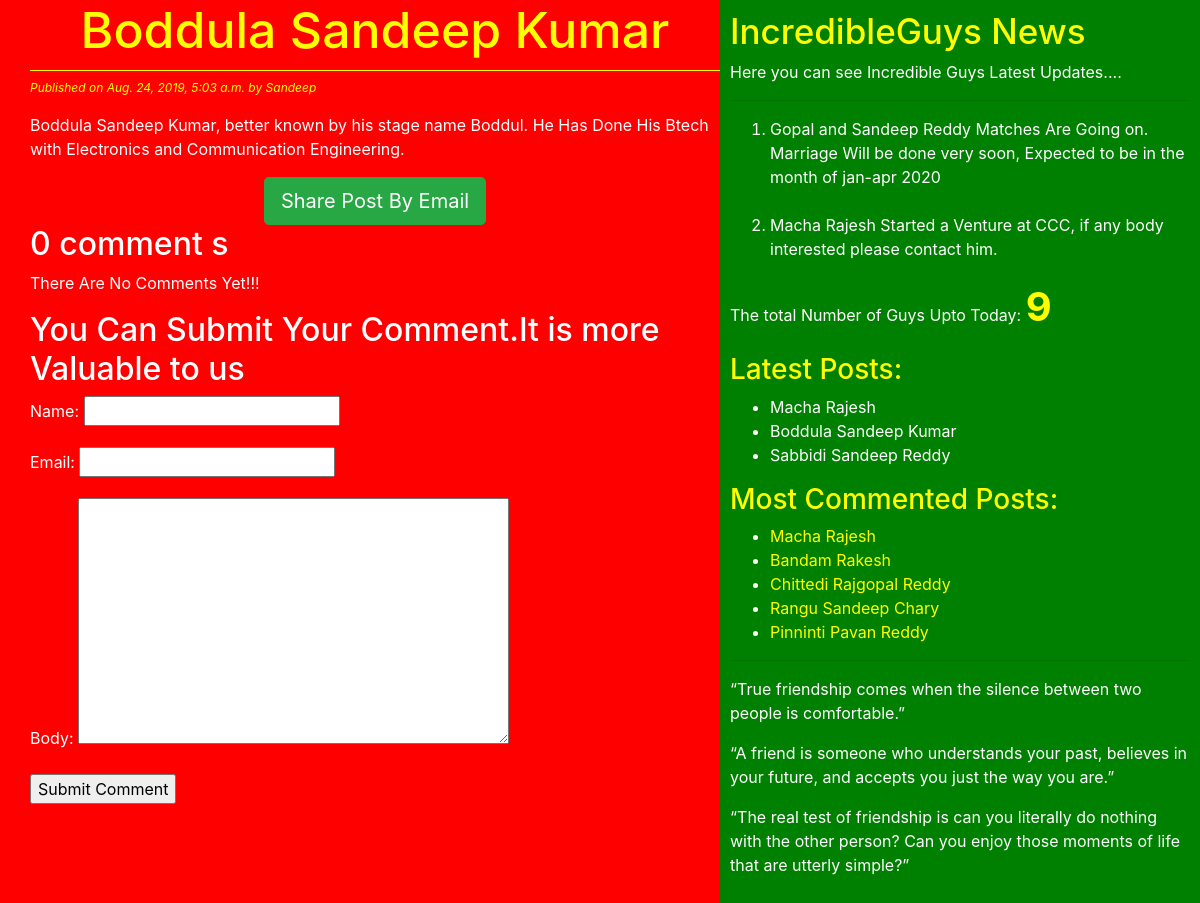
/2019/08/24/boddula-sandeep-kumar/, run on the app's committed database.
### blog/models.py (models this page shows, shortened)
class Post(models.Model):
    STATUS_CHOICES = (('draft','Draft'),('published','published'))
    title = models.CharField(max_length=256)
    slug = models.SlugField(max_length=264,unique_for_date='publish')
    author = models.ForeignKey(User,on_delete=models.CASCADE,related_name='blog_posts')
    body = models.TextField()
    publish = models.DateTimeField(default=timezone.now)
    created = models.DateTimeField(auto_now_add=True)
    update = models.DateTimeField(auto_now=True)
    status = models.CharField(max_length=10,choices=STATUS_CHOICES,default='draft')
    objects = CustomManager()
    tags = TaggableManager()
    class Meta:
        ordering = ('-publish',)
    def get_absolute_url(self):
        return reverse('post_detail', args=[self.publish.year, self.publish.strftime('%m'), self.publish.strftime('%d'), self.slug])

### blog/views.py (the view)
# urls.py: url(r'^(?P<year>[0-9]{4})/(?P<month>[0-9]{2})/(?P<day>[0-9]{2})/(?P<post>[-\w]+)/$', views.post_detail_view,
def post_detail_view(request, year, month, day, post):
    post = get_object_or_404(Post, slug=post, status='published',
                           publish__year=year,
                           publish__month=month,
                           publish__day=day)
    comments = post.comments.filter(active=True)
    csubmit = False
    if request.method == 'POST':
        form = CommentForm(request.POST)
        if form.is_valid():
            new_comment = form.save(commit=False)
            new_comment.post = post
            new_comment.save()
            csubmit = True
    else:
        form = CommentForm()
    return render(request, 'blog/post_detail.html', {'post': post, 'form':form, 'csubmit':csubmit, 'comments':comments})

### blog/forms.py
class CommentForm(forms.ModelForm):
    class Meta:
        model = Comment
        fields = ('name', 'email', 'body')

### blog/models.py (called while the page is built)
    def get_queryset(self):
        return super().get_queryset().filter(status='published')

### blog/templatetags/blog_tags.py (called while the page is built)
@register.simple_tag
def total_posts():
    return Post.objects.count()

@register.inclusion_tag('blog/latest_post123.html')
def show_latest_posts():
    latest_posts = Post.objects.order_by('-publish')[ :3]
    return{'latest_posts': latest_posts}

@register.simple_tag
def get_most_commented_posts(count=5):
    return Post.objects.annotate(total_comments=Count('comments')).order_by('-total_comments')[:count]

### templates/blog/post_detail.html (shortened to what this page needs)
<!DOCTYPE html>
{%extends 'blog/base.html' %}
{%block content%}
<h1>{{post.title}}</h1>
<p id="date">Published on {{post.publish}} by {{post.author|title}}</p>
{{post.body|linebreaks}}
<div class="container" align="center">
    <a href="/{{post.id}}/share" class="btn btn-lg btn-success">Share Post By Email</a>
</div>
{% with comments.count as comments_count %}
     <h2>{{comments.count}} comment {{comments_count|pluralize}}</h2>
{% endwith %}
{% if comments %}
    {% for comment in comments %}
        <p id="ch">comment {{forloop.counter}} by {{comment.name}} on {{comment.created}}</p>
    <div class="cb">{{comment.body|linebreaks}}</div>
    {% endfor %}
<hr>
{% else %}
   <p>There Are No Comments Yet!!!</p>
{% endif %}
{% if csubmit %}
    <h2>Your Comment Added Succesfully</h2>
{% else %}
<h2>You Can Submit Your Comment.It is more Valuable to us</h2>
    <form method="post">
        {{form.as_p}}
        <input type="submit" value="Submit Comment">
    </form>
{% endif %}
{%endblock%}

### templates/blog/base.html (shortened to what this page needs)
<!DOCTYPE html>
{% load staticfiles %}
{% load blog_tags %}
<html lang="en">
<head>
    <link rel="stylesheet" href="https://stackpath.bootstrapcdn.com/bootstrap/4.2.1/css/bootstrap.min.css">
     <link rel="stylesheet" href="{%static 'css/blog1.css' %}">
</head>
<body>
<div class="content">
    {%block content%}   {%endblock%}
</div>
<div class="sidebar">
     <h4>IncredibleGuys News</h4>
    <p>Here you can see Incredible Guys Latest Updates....</p>
    <hr>
    <ol>
        <li>Gopal and Sandeep Reddy Matches Are Going on. Marriage Will be done very soon, Expected to be in the month of jan-apr 2020 </li><br>
        <li>Macha Rajesh Started a Venture at CCC, if any body interested please contact him.</li>
    </ol>
    <p>The total Number of Guys Upto Today: <span id="pcount">{% total_posts %}</span></p>
    <h3>Latest Posts: </h3> {% show_latest_posts %}
    <h3>Most Commented Posts: </h3>
    {% get_most_commented_posts as most_commented_posts %}
    <ul>
        {% for post in most_commented_posts %}
        <li><a href="{{post.get_absolute_url}}" class="red" >{{post.title}}</a></li>
        {% endfor %}
    </ul>
    <hr>
    <p>“True friendship comes when the silence between two people is comfortable.”</p>
    <p>“A friend is someone who understands your past, believes in your future, and accepts you just the way you are.”</p>
    <p>“The real test of friendship is can you literally do nothing with the other person? Can you enjoy those moments of life that are utterly simple?”</p>
</div>
</body>
</html>

### templates/blog/latest_post123.html
<ul>
    {% for post in latest_posts %}
    <li> <a href="{{post.get_absolute_url}}">{{post.title}}</a> </li>
    {% endfor %}
</ul>

### static/css/blog1.css (style rules this page uses)
.content { width: 60%; float: left; padding: 0 0 0 30px; background: red; height: 100%; }
.sidebar { width: 40%; float: right; padding: 10px; background: green; height: 100%; color: white; }
h1 { text-align: center; border-bottom: 1px solid yellow; padding-bottom: 10px; }
body { color: white; background: red; }
#date { color: yellow; font-size: 12px; font-style: italic; }
a { color : white; text-decoration : none; }
.red { color : yellow; text-decoration: none; }
#pcount { font-size: 40px; color: yellow; font-weight: bold; }
h1 { color: yellow; font-size:50px; }
h3 { color: yellow; }
h4 { color: yellow; font-size:35px; }

### data on the page
Post: title "Boddula Sandeep Kumar", publish "Aug. 24, 2019, 5:03 a.m.", author "Sandeep", body "Boddula Sandeep Kumar, better known by his stage name Boddul. He Has Done His Btech with Electronics and Communication Engineering."
Post: title "Macha Rajesh"
Post: title "Sabbidi Sandeep Reddy"
Post: title "Bandam Rakesh"
Post: title "Chittedi Rajgopal Reddy"
Post: title "Rangu Sandeep Chary"
Post: title "Pinninti Pavan Reddy"

### other printed values
{{ comments.count }} "0"
